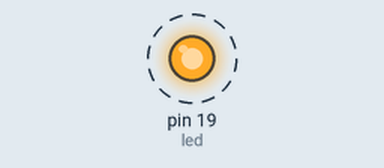
This sketch was run on a simulated Arduino Uno, built with avr-gcc and run on an emulated ATmega328P. Shown: output pins drawn as LEDs (lit = HIGH). Dashed ring = blinking.

Above: at 0.5 s.
Timing chart, 0 to 3.0 s (numbered marks = the images above):
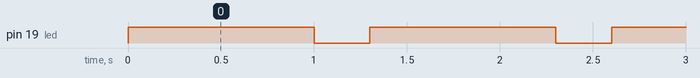

The sketch:

Blink.ino.ino
```cpp
#define led 19

void setup() {
  // put your setup code here, to run once:
pinMode(led,OUTPUT);
}

void loop() {
  // put your main code here, to run repeatedly:
digitalWrite(led,HIGH);
delay(1000);
digitalWrite(led,LOW);
delay(300);
}
```

Measured:
- by itself, pin 19 (led): alternates HIGH for 1.0 s and LOW for 0.30 s
